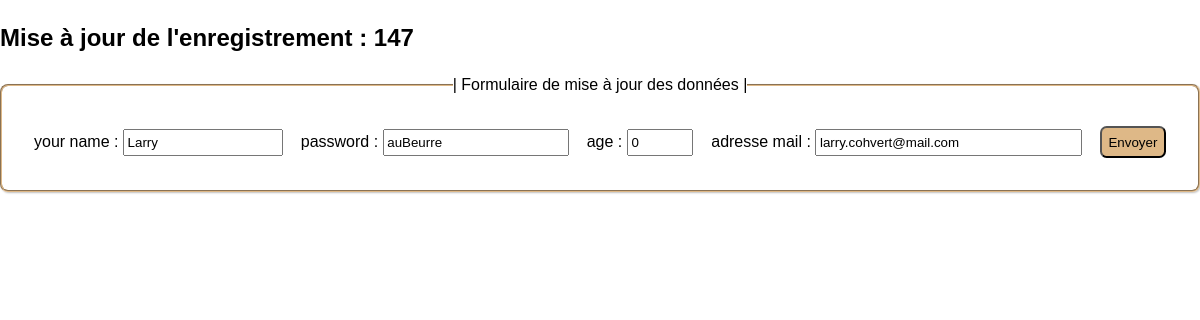
Page /Controlers/CheckReccUpdate_ctrl.php?upd_Id=147 on the committed database.
### tables this page shows
CREATE TABLE `users` (
  `id` int(11) NOT NULL,
  `username` varchar(100) NOT NULL,
  `password` varchar(32) NOT NULL,
  `age` int(3) NOT NULL,
  `email` varchar(100) NOT NULL
);

### bdd/selectReccUpdate_sql.php (called while the page is built)
<?php
  function selectIdUpdate($getReccIdUpd){
    require 'connex_bdd.php';
    $request = "SELECT * FROM users WHERE id = ?";
    $pdostmt = $connectToBdd->prepare($request);
    $pdostmt->bindValue(1, $getReccIdUpd, PDO::PARAM_INT);
    $pdostmt->execute();
    return $pdostmt->fetch(PDO::FETCH_OBJ);
  }

### views/templates/formUpdate_tpl.php (the view, shortened to what this page needs)
<?php
  require 'doctype.php';
?>
<h1>Mise à jour de l'enregistrement : <?= intval($_GET['upd_Id']); ?></h1>
<fieldset>
<legend>| Formulaire de mise à jour des données |</legend>
  <form action='..\bdd\saveDatasUpdate_sql.php' method="POST">
    <label for="name">your name :
      <input type="text" name="username" id="name" value="<?= $currentId->username; ?>" >
    </label>
    <label for="password">password :
      <input type="type" name="password" id="password" value="<?= $currentId->password; ?>">
    </label>
    <label for="age">age :
      <input type="number" name="age" id="age" min="0" max="99" value="<?= $currentId->age; ?>">
    </label>
    <label for="mail">adresse mail :
      <input type="email" name="email" id="mail" value="<?= $currentId->email; ?>">
    </label>
    <button class="btn_send">Envoyer</button>
  </form>
  </fieldset>
<br>
<?php require 'footer.php'; ?>

### asset/css/style.css (style rules this page uses)
* { box-sizing: border-box; margin: 0px; padding: 0px; }
body { font-size: 100%; font-family: sans-serif; }
h1 { margin-top: 1em; margin-bottom: 1em; }
legend { text-align: center; }
form { padding: 2em; display: flex; justify-content: space-between; align-items: center; }
fieldset { border-color: burlywood; box-shadow: 1px 1px 2px silver; border-radius: 0.5em; }
input { padding: 0.3em 0.2em; }
input[type="number"] { width: 5em; }
input[type="text"]:nth-child(1), input[type="password"] { width: 12em; }
input[type="email"] { width: 20em; }
.btn_send { outline: none; background-color: burlywood; }
.btn_send { border-radius: 0.5em; padding: 0.5em; align-self: center; }

### rows in the picture
users: username "Larry", password "auBeurre", age "0", email "larry.cohvert@mail.com"

### other values in the picture
$_GET['upd_Id'] "147"
